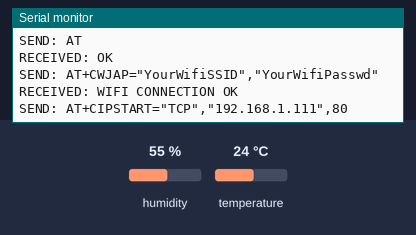
Simulated run of this sketch. Board: Arduino Uno, built with avr-gcc and run on an emulated ATmega328P. Shown: the last lines printed to the serial monitor. The inputs (shaded band) are chosen by the test bench; at power-on: humidity 55 %, temperature 24 °C. The modem accepts every AT command (registered, SIM ready, sends succeed) and sends nothing else.

Above: at 13.2 s.
13.3 s: humidity set to 22 %
At 16.3 s:
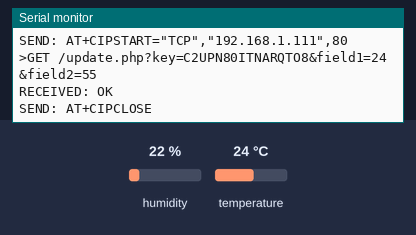
16.7 s: temperature set to 12 °C
18.2 s: humidity set to 40 %
At 24.37 s:
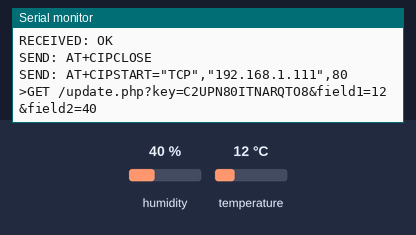

The sketch:

weather.ino
```cpp
#include<stdlib.h>
#include <SoftwareSerial.h>
#include "DHT.h"

#define SSID "YourWifiSSID"
#define PASS "YourWifiPasswd"
#define IP "192.168.1.111" // thingspeak.com
String GET = "GET /update.php?key=C2UPN80ITNARQTO8&field1=";
SoftwareSerial monitor(2, 3); // RX, TX

#define DHTPIN 8     // what pin we're connected to
#define DHTTYPE DHT11   // DHT 11
DHT dht(DHTPIN, DHTTYPE);

void setup()
{
  monitor.begin(9600);
  Serial.begin(9600);
  sendDebug("AT");
  delay(5000);
  if(monitor.find("OK")){
    Serial.println("RECEIVED: OK");
    connectWiFi();
  }

  // inicia dht11
  dht.begin();
}

void loop(){

  // le umidade e temperatura
  float h = dht.readHumidity();
  // Read temperature as Celsius
  float tempC = dht.readTemperature();

  char buffer[10];
  String tempCStr = dtostrf(tempC, 0, 0, buffer);

  char buffer2[10];
  String humidade = dtostrf(h, 0, 0, buffer2);

  updateTemp(tempCStr, humidade);

  // publica temperatura a cada 6 segundos
  delay(6000);
}

void updateTemp(String tenmpF, String umidade) {

// AT+CIPSTART="TCP","184.106.153.149",80

  String cmd = "AT+CIPSTART=\"TCP\",\"";
  cmd += IP;
  cmd += "\",80\r\n";
  sendDebug(cmd);
  delay(2000);
  if(monitor.find("Error")){
    Serial.print("RECEIVED: Error");
    return;
  }
  cmd = GET;
  cmd += tenmpF;
  cmd += "&field2=";
  cmd += umidade;
  cmd += "\r\n";

  String cipsendcmd = "AT+CIPSEND=";
  cipsendcmd += (cmd.length());
  cipsendcmd += "\r\n";
  monitor.print(cipsendcmd);
  if(monitor.find(">")){
    Serial.print(">");
    Serial.print(cmd);
    monitor.print(cmd);
  }else{
    sendDebug("AT+CIPCLOSE");
  }

  if(monitor.find("OK")){
    Serial.println("RECEIVED: OK");
    sendDebug("AT+CIPCLOSE");
  }else{
    Serial.println("RECEIVED: Error");
  }
}
void sendDebug(String cmd){
  Serial.print("SEND: ");
  Serial.println(cmd);
  monitor.println(cmd);
}

boolean connectWiFi(){
  monitor.println("AT+CWMODE=");
  delay(2000);
  String cmd="AT+CWJAP=\"";
  cmd+=SSID;
  cmd+="\",\"";
  cmd+=PASS;
  cmd+="\"";
  sendDebug(cmd);
  delay(5000);
  if(monitor.find("OK")){
    Serial.println("RECEIVED: WIFI CONNECTION OK");
    return true;
  }else{
    Serial.println("RECEIVED: WIFI CONNECTION ERROR");
    return false;
  }
}
```

Measured:
- after the input at 18.2 s, the serial monitor: prints a new line after 6.1 s (image 2)
